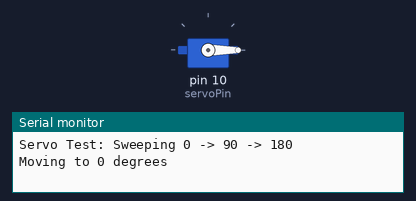
Recording of a sketch running on a simulated Arduino Uno, built with avr-gcc and run on an emulated ATmega328P. Shown: servo, the last lines printed to the serial monitor.

Above: at 0.05 s.
At 1.5 s:
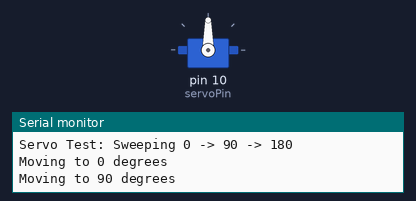
At 3.0 s:
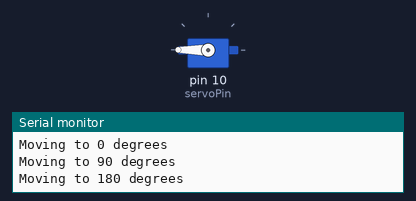
Timing chart, 0 to 6.9 s (numbered marks = the images above):
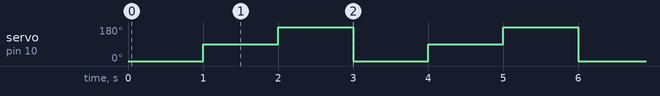

Measured:
- by itself, servo on pin 10 (servoPin): repeats every 3.0 s: 180° 1.0 s, 0° 1.0 s, 90° 1.0 s

The sketch:

servoMotorTest.ino
```cpp
#include <Servo.h>

Servo myservo; // Create servo object
int servoPin = 10;

void setup() {
  Serial.begin(9600);
  myservo.attach(servoPin);
  Serial.println("Servo Test: Sweeping 0 -> 90 -> 180");
}

void loop() {
  Serial.println("Moving to 0 degrees");
  myservo.write(0);    // Tell servo to go to 0 degrees
  delay(1000);         // Wait 1 second

  Serial.println("Moving to 90 degrees");
  myservo.write(90);   // Tell servo to go to 90 degrees
  delay(1000);         // Wait 1 second

  Serial.println("Moving to 180 degrees");
  myservo.write(180);  // Tell servo to go to 180 degrees
  delay(1000);         // Wait 1 second
}
```
